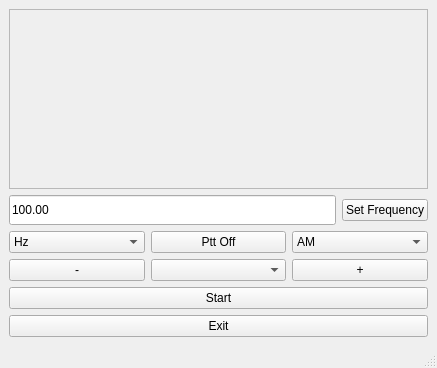
<?xml version="1.0" encoding="UTF-8"?>
<ui version="4.0">
 <class>MainWindow</class>
 <widget class="QMainWindow" name="MainWindow">
  <property name="geometry">
   <rect>
    <x>0</x>
    <y>0</y>
    <width>437</width>
    <height>368</height>
   </rect>
  </property>
  <property name="windowTitle">
   <string>MainWindow</string>
  </property>
  <widget class="QWidget" name="centralwidget">
   <layout class="QGridLayout" name="gridLayout_2">
    <item row="0" column="0">
     <layout class="QGridLayout" name="gridLayout">
      <item row="4" column="0">
       <widget class="QPushButton" name="pushToggleSdr">
        <property name="text">
         <string>Start</string>
        </property>
       </widget>
      </item>
      <item row="3" column="0">
       <layout class="QHBoxLayout" name="horizontalLayout">
        <item>
         <widget class="QPushButton" name="m_pDecFreq">
          <property name="text">
           <string>-</string>
          </property>
         </widget>
        </item>
        <item>
         <widget class="QComboBox" name="m_cFreqStep"/>
        </item>
        <item>
         <widget class="QPushButton" name="m_pIncFreq">
          <property name="text">
           <string>+</string>
          </property>
         </widget>
        </item>
       </layout>
      </item>
      <item row="1" column="0">
       <layout class="QHBoxLayout" name="horizontalLayout_3">
        <item>
         <widget class="QLineEdit" name="m_lEditFreq">
          <property name="minimumSize">
           <size>
            <width>0</width>
            <height>30</height>
           </size>
          </property>
          <property name="text">
           <string>100.00</string>
          </property>
         </widget>
        </item>
        <item>
         <widget class="QPushButton" name="m_pBSetFreq">
          <property name="text">
           <string>Set Frequency</string>
          </property>
         </widget>
        </item>
       </layout>
      </item>
      <item row="0" column="0">
       <widget class="CFreqCtrl" name="freqCtrl">
        <property name="sizePolicy">
         <sizepolicy hsizetype="Expanding" vsizetype="Expanding">
          <horstretch>0</horstretch>
          <verstretch>0</verstretch>
         </sizepolicy>
        </property>
        <property name="minimumSize">
         <size>
          <width>0</width>
          <height>60</height>
         </size>
        </property>
        <property name="toolTip">
         <string/>
        </property>
        <property name="frameShape">
         <enum>QFrame::StyledPanel</enum>
        </property>
        <property name="frameShadow">
         <enum>QFrame::Raised</enum>
        </property>
       </widget>
      </item>
      <item row="5" column="0">
       <widget class="QPushButton" name="pushExit">
        <property name="text">
         <string>Exit</string>
        </property>
       </widget>
      </item>
      <item row="2" column="0">
       <layout class="QHBoxLayout" name="horizontalLayout_2">
        <item>
         <widget class="QComboBox" name="m_cFreqType">
          <item>
           <property name="text">
            <string>Hz</string>
           </property>
          </item>
          <item>
           <property name="text">
            <string>KHz</string>
           </property>
          </item>
          <item>
           <property name="text">
            <string>MHz</string>
           </property>
          </item>
          <item>
           <property name="text">
            <string>GHz</string>
           </property>
          </item>
         </widget>
        </item>
        <item>
         <widget class="QPushButton" name="m_pBSpeak">
          <property name="minimumSize">
           <size>
            <width>0</width>
            <height>0</height>
           </size>
          </property>
          <property name="maximumSize">
           <size>
            <width>16777215</width>
            <height>40</height>
           </size>
          </property>
          <property name="text">
           <string>Ptt Off</string>
          </property>
         </widget>
        </item>
        <item>
         <widget class="QComboBox" name="m_cDemod">
          <item>
           <property name="text">
            <string>AM</string>
           </property>
          </item>
          <item>
           <property name="text">
            <string>WFM</string>
           </property>
          </item>
         </widget>
        </item>
       </layout>
      </item>
     </layout>
    </item>
   </layout>
  </widget>
  <widget class="QMenuBar" name="menubar">
   <property name="geometry">
    <rect>
     <x>0</x>
     <y>0</y>
     <width>437</width>
     <height>24</height>
    </rect>
   </property>
  </widget>
  <widget class="QStatusBar" name="statusbar"/>
 </widget>
 <customwidgets>
  <customwidget>
   <class>CFreqCtrl</class>
   <extends>QFrame</extends>
   <header location="global">freqctrl.h</header>
   <container>1</container>
  </customwidget>
 </customwidgets>
 <resources/>
 <connections/>
</ui>
